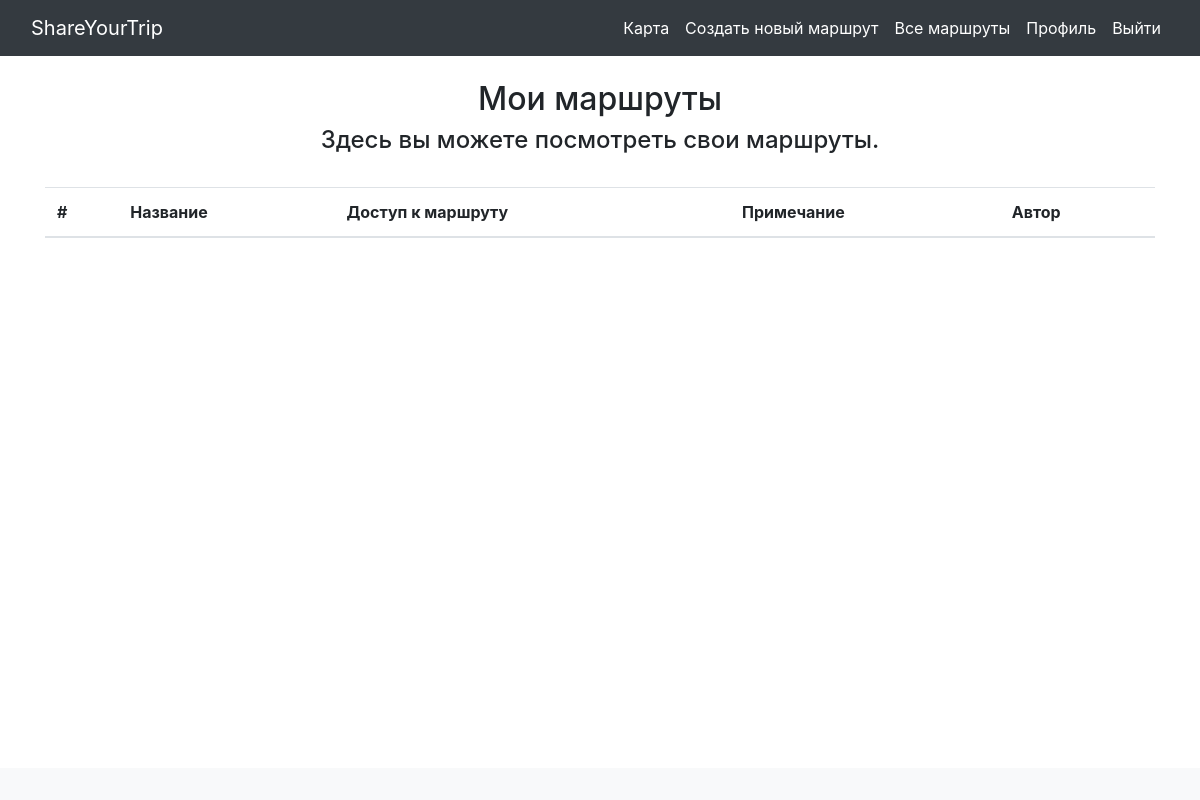
The app's page /my_routes/1 (signed in), older data.
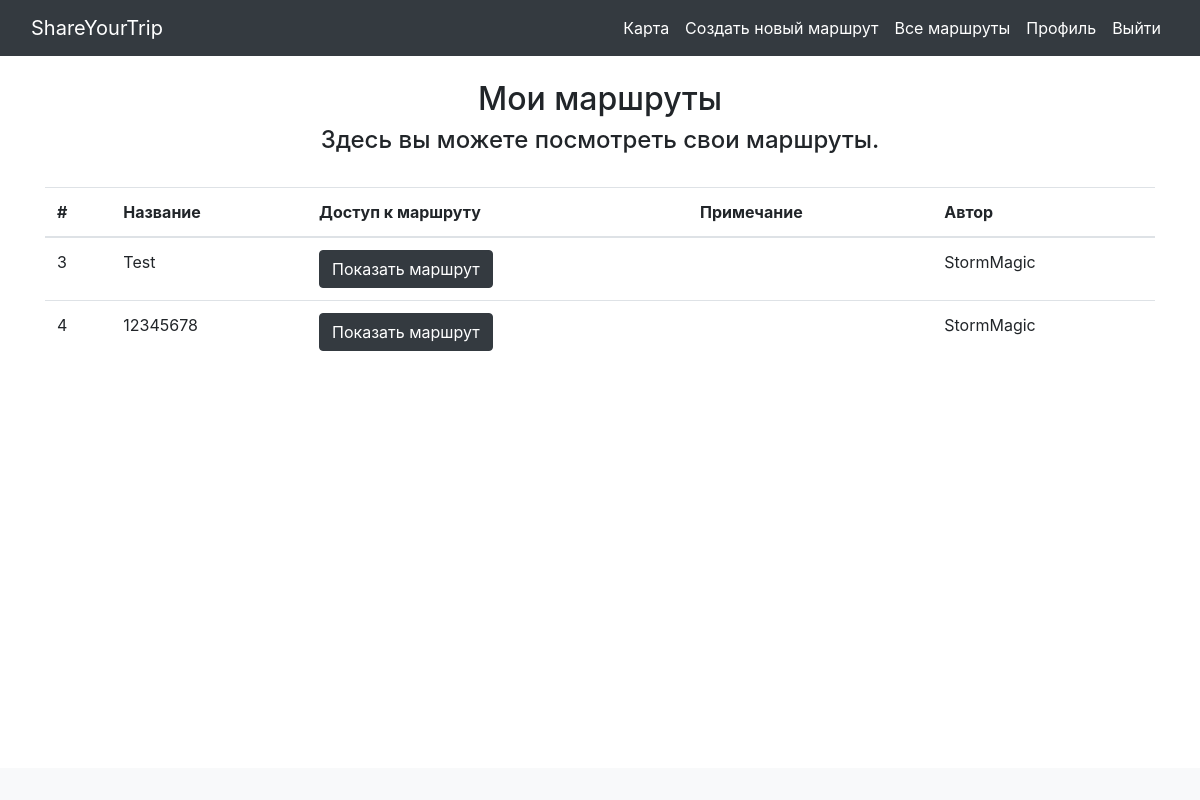
The same page, newer data.
### data/routes.py (models this page shows)
class Route(SqlAlchemyBase):
    __tablename__ = 'routes'
    id = sqlalchemy.Column(sqlalchemy.Integer, primary_key=True,
                                               autoincrement=True)
    name = sqlalchemy.Column(sqlalchemy.String)
    coordinates = sqlalchemy.Column(sqlalchemy.String)
    time_hours = sqlalchemy.Column(sqlalchemy.Float)
    budget = sqlalchemy.Column(sqlalchemy.Float)
    remarks = sqlalchemy.Column(sqlalchemy.String)
    author = sqlalchemy.Column(sqlalchemy.Integer, sqlalchemy.ForeignKey('users.id'))

### data/users.py (models this page shows, shortened)
class User(SqlAlchemyBase, UserMixin, SerializerMixin):
    __tablename__ = 'users'
    id = sqlalchemy.Column(sqlalchemy.Integer, nullable=False,
                                               primary_key=True,
                                               autoincrement=True)
    login = sqlalchemy.Column(sqlalchemy.String)
    hashed_password = sqlalchemy.Column(sqlalchemy.String)

### main.py (the view)
@login_required
@app.route("/my_routes/<int:id_author>")
def my_routes(id_author):
    db_sess = db_session.create_session()
    routes = db_sess.query(Route).filter(Route.author == id_author).all()
    return render_template("my_routes.html", title="Мои маршруты",
                           r=routes)

### data/db_session.py (called while the page is built)
def create_session() -> Session:
    global __factory
    return __factory()

### main.py (called while the page is built)
@login_manager.user_loader
def load_user(user_id):
    db_sess = db_session.create_session()
    return db_sess.query(User).get(user_id)

### templates/my_routes.html
{% extends 'base.html' %}
{% block content %}
<div class="container mt-4 mb-4">
    <h2 class="text-center">Мои маршруты</h2>
    <h4 class="text-center">Здесь вы можете посмотреть свои маршруты.</h4><br>
    <table class="table">
        <thead>
            <tr>
                <th scope="col">#</th>
                <th scope="col">Название</th>
                <th scope="col">Доступ к маршруту</th>
                <th scope="col">Примечание</th>
                <th scope="col">Автор</th>
            </tr>
        </thead>
        <tbody>
            {% for route in r %}
            <tr>
                <td>{{ route.id }}</td>
                <td>{{ route.name }}</td>
                <td><a class="btn btn-dark" href="/route/{{ route.id }}">Показать маршрут</a></td>
                <td>{{ route.remarks }}</td>
                <td>{{ current_user.login }}</td>
            </tr>
            {% endfor %}
        </tbody>
    </table>
</div>
{% endblock %}

Row changes from the older to the newer data that the page shows:
added Route: id "3", name "Test"
now on this page (row unchanged): User: login "StormMagic"
added Route: id "4", name "12345678"
